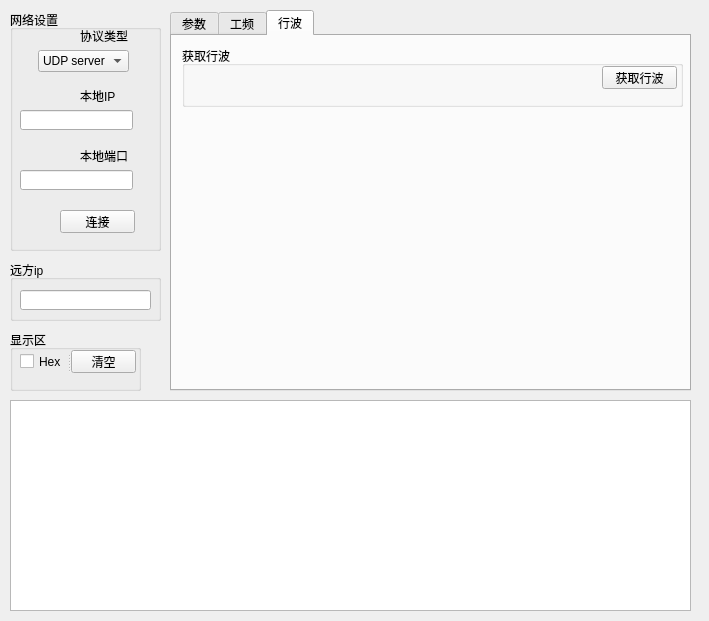
<?xml version="1.0" encoding="UTF-8"?>
<ui version="4.0">
 <class>UDP_Server</class>
 <widget class="QWidget" name="UDP_Server">
  <property name="geometry">
   <rect>
    <x>0</x>
    <y>0</y>
    <width>709</width>
    <height>621</height>
   </rect>
  </property>
  <property name="windowTitle">
   <string>Form</string>
  </property>
  <widget class="QGroupBox" name="groupBox_link">
   <property name="geometry">
    <rect>
     <x>10</x>
     <y>10</y>
     <width>151</width>
     <height>241</height>
    </rect>
   </property>
   <property name="title">
    <string>网络设置</string>
   </property>
   <widget class="QLabel" name="label">
    <property name="geometry">
     <rect>
      <x>70</x>
      <y>20</y>
      <width>54</width>
      <height>12</height>
     </rect>
    </property>
    <property name="text">
     <string>协议类型</string>
    </property>
   </widget>
   <widget class="QComboBox" name="comboBox">
    <property name="geometry">
     <rect>
      <x>28</x>
      <y>40</y>
      <width>91</width>
      <height>22</height>
     </rect>
    </property>
    <item>
     <property name="text">
      <string>UDP server</string>
     </property>
    </item>
    <item>
     <property name="text">
      <string>UDP client</string>
     </property>
    </item>
    <item>
     <property name="text">
      <string>TCP server</string>
     </property>
    </item>
    <item>
     <property name="text">
      <string>TCP client</string>
     </property>
    </item>
   </widget>
   <widget class="QLabel" name="label_2">
    <property name="geometry">
     <rect>
      <x>70</x>
      <y>80</y>
      <width>54</width>
      <height>12</height>
     </rect>
    </property>
    <property name="text">
     <string>本地IP</string>
    </property>
   </widget>
   <widget class="QLineEdit" name="lineEdit_ip">
    <property name="geometry">
     <rect>
      <x>10</x>
      <y>100</y>
      <width>113</width>
      <height>20</height>
     </rect>
    </property>
   </widget>
   <widget class="QLabel" name="label_5">
    <property name="geometry">
     <rect>
      <x>70</x>
      <y>140</y>
      <width>54</width>
      <height>12</height>
     </rect>
    </property>
    <property name="text">
     <string>本地端口</string>
    </property>
   </widget>
   <widget class="QLineEdit" name="lineEdit_port">
    <property name="geometry">
     <rect>
      <x>10</x>
      <y>160</y>
      <width>113</width>
      <height>20</height>
     </rect>
    </property>
   </widget>
   <widget class="QPushButton" name="pushButton_link">
    <property name="geometry">
     <rect>
      <x>50</x>
      <y>200</y>
      <width>75</width>
      <height>23</height>
     </rect>
    </property>
    <property name="text">
     <string>连接</string>
    </property>
   </widget>
  </widget>
  <widget class="QGroupBox" name="groupBox_rec">
   <property name="geometry">
    <rect>
     <x>10</x>
     <y>330</y>
     <width>131</width>
     <height>61</height>
    </rect>
   </property>
   <property name="title">
    <string>显示区</string>
   </property>
   <widget class="QSplitter" name="splitter">
    <property name="geometry">
     <rect>
      <x>10</x>
      <y>20</y>
      <width>116</width>
      <height>23</height>
     </rect>
    </property>
    <property name="orientation">
     <enum>Qt::Horizontal</enum>
    </property>
    <widget class="QCheckBox" name="checkBox_hex">
     <property name="text">
      <string>Hex</string>
     </property>
    </widget>
    <widget class="QPushButton" name="pushButton_clear">
     <property name="text">
      <string>清空</string>
     </property>
    </widget>
   </widget>
  </widget>
  <widget class="QTabWidget" name="tabWidget">
   <property name="geometry">
    <rect>
     <x>170</x>
     <y>10</y>
     <width>521</width>
     <height>381</height>
    </rect>
   </property>
   <property name="currentIndex">
    <number>2</number>
   </property>
   <widget class="QWidget" name="tabWidgetPage1">
    <attribute name="title">
     <string>参数</string>
    </attribute>
    <widget class="QGroupBox" name="groupBox_para1">
     <property name="geometry">
      <rect>
       <x>10</x>
       <y>100</y>
       <width>501</width>
       <height>81</height>
      </rect>
     </property>
     <property name="title">
      <string>运行参数</string>
     </property>
     <widget class="QLineEdit" name="lineEdit_reset_time">
      <property name="geometry">
       <rect>
        <x>350</x>
        <y>20</y>
        <width>61</width>
        <height>23</height>
       </rect>
      </property>
     </widget>
     <widget class="QLabel" name="label_13">
      <property name="geometry">
       <rect>
        <x>11</x>
        <y>20</y>
        <width>81</width>
        <height>16</height>
       </rect>
      </property>
      <property name="text">
       <string>心跳间隔(min)</string>
      </property>
     </widget>
     <widget class="QLabel" name="label_14">
      <property name="geometry">
       <rect>
        <x>270</x>
        <y>20</y>
        <width>81</width>
        <height>16</height>
       </rect>
      </property>
      <property name="text">
       <string>重启时间(dhm)</string>
      </property>
     </widget>
     <widget class="QPushButton" name="pushButton_para1_get">
      <property name="geometry">
       <rect>
        <x>420</x>
        <y>20</y>
        <width>75</width>
        <height>23</height>
       </rect>
      </property>
      <property name="text">
       <string>获取</string>
      </property>
     </widget>
     <widget class="QLineEdit" name="lineEdit_heart">
      <property name="geometry">
       <rect>
        <x>90</x>
        <y>20</y>
        <width>41</width>
        <height>23</height>
       </rect>
      </property>
     </widget>
     <widget class="QLineEdit" name="lineEdit_sleep">
      <property name="geometry">
       <rect>
        <x>220</x>
        <y>20</y>
        <width>41</width>
        <height>23</height>
       </rect>
      </property>
     </widget>
     <widget class="QLabel" name="label_15">
      <property name="geometry">
       <rect>
        <x>140</x>
        <y>20</y>
        <width>81</width>
        <height>16</height>
       </rect>
      </property>
      <property name="text">
       <string>休眠时长(min)</string>
      </property>
     </widget>
     <widget class="QLineEdit" name="lineEdit_verify_code">
      <property name="geometry">
       <rect>
        <x>350</x>
        <y>50</y>
        <width>61</width>
        <height>23</height>
       </rect>
      </property>
     </widget>
     <widget class="QLabel" name="label_16">
      <property name="geometry">
       <rect>
        <x>270</x>
        <y>50</y>
        <width>54</width>
        <height>16</height>
       </rect>
      </property>
      <property name="text">
       <string>密文认证</string>
      </property>
     </widget>
     <widget class="QLineEdit" name="lineEdit_online">
      <property name="geometry">
       <rect>
        <x>220</x>
        <y>50</y>
        <width>41</width>
        <height>23</height>
       </rect>
      </property>
     </widget>
     <widget class="QLabel" name="label_17">
      <property name="geometry">
       <rect>
        <x>140</x>
        <y>50</y>
        <width>81</width>
        <height>16</height>
       </rect>
      </property>
      <property name="text">
       <string>在线时长(min)</string>
      </property>
     </widget>
     <widget class="QPushButton" name="pushButton_para1_set">
      <property name="geometry">
       <rect>
        <x>420</x>
        <y>50</y>
        <width>75</width>
        <height>23</height>
       </rect>
      </property>
      <property name="text">
       <string>设置</string>
      </property>
     </widget>
     <widget class="QLabel" name="label_18">
      <property name="geometry">
       <rect>
        <x>10</x>
        <y>50</y>
        <width>81</width>
        <height>16</height>
       </rect>
      </property>
      <property name="text">
       <string>采样间隔(min)</string>
      </property>
     </widget>
     <widget class="QLineEdit" name="lineEdit_sample">
      <property name="geometry">
       <rect>
        <x>90</x>
        <y>50</y>
        <width>41</width>
        <height>23</height>
       </rect>
      </property>
     </widget>
    </widget>
    <widget class="QGroupBox" name="groupBox_para2">
     <property name="geometry">
      <rect>
       <x>10</x>
       <y>190</y>
       <width>501</width>
       <height>81</height>
      </rect>
     </property>
     <property name="title">
      <string>网络参数</string>
     </property>
     <widget class="QLabel" name="label_10">
      <property name="geometry">
       <rect>
        <x>60</x>
        <y>20</y>
        <width>21</width>
        <height>16</height>
       </rect>
      </property>
      <property name="text">
       <string>IP</string>
      </property>
     </widget>
     <widget class="QLineEdit" name="lineEdit_ip2">
      <property name="geometry">
       <rect>
        <x>90</x>
        <y>20</y>
        <width>123</width>
        <height>23</height>
       </rect>
      </property>
     </widget>
     <widget class="QLabel" name="label_11">
      <property name="geometry">
       <rect>
        <x>230</x>
        <y>20</y>
        <width>31</width>
        <height>16</height>
       </rect>
      </property>
      <property name="text">
       <string>port</string>
      </property>
     </widget>
     <widget class="QLineEdit" name="lineEdit_port2">
      <property name="geometry">
       <rect>
        <x>260</x>
        <y>20</y>
        <width>121</width>
        <height>23</height>
       </rect>
      </property>
     </widget>
     <widget class="QPushButton" name="pushButton_para2_get">
      <property name="geometry">
       <rect>
        <x>420</x>
        <y>20</y>
        <width>75</width>
        <height>23</height>
       </rect>
      </property>
      <property name="text">
       <string>获取</string>
      </property>
     </widget>
     <widget class="QLabel" name="label_12">
      <property name="geometry">
       <rect>
        <x>10</x>
        <y>50</y>
        <width>71</width>
        <height>16</height>
       </rect>
      </property>
      <property name="text">
       <string>phone number</string>
      </property>
     </widget>
     <widget class="QPushButton" name="pushButton_para2_set">
      <property name="geometry">
       <rect>
        <x>420</x>
        <y>50</y>
        <width>75</width>
        <height>23</height>
       </rect>
      </property>
      <property name="text">
       <string>设置</string>
      </property>
     </widget>
     <widget class="QLineEdit" name="lineEdit_phone_number">
      <property name="geometry">
       <rect>
        <x>90</x>
        <y>50</y>
        <width>311</width>
        <height>23</height>
       </rect>
      </property>
     </widget>
    </widget>
    <widget class="QGroupBox" name="groupBox_para3">
     <property name="geometry">
      <rect>
       <x>10</x>
       <y>280</y>
       <width>501</width>
       <height>81</height>
      </rect>
     </property>
     <property name="title">
      <string>故障参数</string>
     </property>
     <widget class="QLabel" name="label_6">
      <property name="geometry">
       <rect>
        <x>10</x>
        <y>20</y>
        <width>71</width>
        <height>16</height>
       </rect>
      </property>
      <property name="text">
       <string>工频阈值(A)</string>
      </property>
     </widget>
     <widget class="QLineEdit" name="lineEdit_freq">
      <property name="geometry">
       <rect>
        <x>91</x>
        <y>20</y>
        <width>101</width>
        <height>23</height>
       </rect>
      </property>
     </widget>
     <widget class="QLabel" name="label_7">
      <property name="geometry">
       <rect>
        <x>210</x>
        <y>20</y>
        <width>81</width>
        <height>16</height>
       </rect>
      </property>
      <property name="text">
       <string>阈值百分数(%)</string>
      </property>
     </widget>
     <widget class="QLineEdit" name="lineEdit_limit_rate">
      <property name="geometry">
       <rect>
        <x>292</x>
        <y>20</y>
        <width>101</width>
        <height>23</height>
       </rect>
      </property>
     </widget>
     <widget class="QPushButton" name="pushButton_para3_get">
      <property name="geometry">
       <rect>
        <x>420</x>
        <y>20</y>
        <width>75</width>
        <height>23</height>
       </rect>
      </property>
      <property name="text">
       <string>获取</string>
      </property>
     </widget>
     <widget class="QPushButton" name="pushButton_para3_set">
      <property name="geometry">
       <rect>
        <x>420</x>
        <y>50</y>
        <width>75</width>
        <height>23</height>
       </rect>
      </property>
      <property name="text">
       <string>设置</string>
      </property>
     </widget>
     <widget class="QLabel" name="label_8">
      <property name="geometry">
       <rect>
        <x>10</x>
        <y>50</y>
        <width>71</width>
        <height>16</height>
       </rect>
      </property>
      <property name="text">
       <string>行波阈值(A)</string>
      </property>
     </widget>
     <widget class="QLineEdit" name="lineEdit_wave">
      <property name="geometry">
       <rect>
        <x>91</x>
        <y>50</y>
        <width>101</width>
        <height>23</height>
       </rect>
      </property>
     </widget>
     <widget class="QLineEdit" name="lineEdit_reserve">
      <property name="geometry">
       <rect>
        <x>292</x>
        <y>50</y>
        <width>101</width>
        <height>23</height>
       </rect>
      </property>
     </widget>
     <widget class="QLabel" name="label_9">
      <property name="geometry">
       <rect>
        <x>250</x>
        <y>50</y>
        <width>31</width>
        <height>16</height>
       </rect>
      </property>
      <property name="text">
       <string>预留</string>
      </property>
     </widget>
    </widget>
    <widget class="QPushButton" name="pushButton_connect">
     <property name="geometry">
      <rect>
       <x>10</x>
       <y>10</y>
       <width>75</width>
       <height>23</height>
      </rect>
     </property>
     <property name="text">
      <string>开机联络</string>
     </property>
    </widget>
    <widget class="QPushButton" name="pushButton_syn">
     <property name="geometry">
      <rect>
       <x>110</x>
       <y>10</y>
       <width>75</width>
       <height>23</height>
      </rect>
     </property>
     <property name="text">
      <string>校时</string>
     </property>
    </widget>
    <widget class="QPushButton" name="pushButton_get_time">
     <property name="geometry">
      <rect>
       <x>210</x>
       <y>10</y>
       <width>75</width>
       <height>23</height>
      </rect>
     </property>
     <property name="text">
      <string>查询时间</string>
     </property>
    </widget>
    <widget class="QPushButton" name="pushButton_condition">
     <property name="geometry">
      <rect>
       <x>320</x>
       <y>10</y>
       <width>75</width>
       <height>23</height>
      </rect>
     </property>
     <property name="text">
      <string>工况</string>
     </property>
    </widget>
    <widget class="QPushButton" name="pushButton_reset">
     <property name="geometry">
      <rect>
       <x>430</x>
       <y>10</y>
       <width>75</width>
       <height>23</height>
      </rect>
     </property>
     <property name="text">
      <string>复位</string>
     </property>
    </widget>
    <widget class="QGroupBox" name="groupBox_password">
     <property name="geometry">
      <rect>
       <x>10</x>
       <y>40</y>
       <width>501</width>
       <height>51</height>
      </rect>
     </property>
     <property name="title">
      <string>更改密码</string>
     </property>
     <widget class="QLabel" name="label_3">
      <property name="geometry">
       <rect>
        <x>10</x>
        <y>20</y>
        <width>36</width>
        <height>16</height>
       </rect>
      </property>
      <property name="text">
       <string>旧密码</string>
      </property>
     </widget>
     <widget class="QLineEdit" name="lineEdit_password_old">
      <property name="geometry">
       <rect>
        <x>60</x>
        <y>20</y>
        <width>122</width>
        <height>23</height>
       </rect>
      </property>
     </widget>
     <widget class="QLineEdit" name="lineEdit_password_new">
      <property name="geometry">
       <rect>
        <x>231</x>
        <y>20</y>
        <width>122</width>
        <height>23</height>
       </rect>
      </property>
     </widget>
     <widget class="QLabel" name="label_4">
      <property name="geometry">
       <rect>
        <x>189</x>
        <y>20</y>
        <width>36</width>
        <height>16</height>
       </rect>
      </property>
      <property name="text">
       <string>新密码</string>
      </property>
     </widget>
     <widget class="QPushButton" name="pushButton_set_password">
      <property name="geometry">
       <rect>
        <x>420</x>
        <y>20</y>
        <width>75</width>
        <height>23</height>
       </rect>
      </property>
      <property name="text">
       <string>设置</string>
      </property>
     </widget>
    </widget>
   </widget>
   <widget class="QWidget" name="tabWidgetPage2">
    <attribute name="title">
     <string>工频</string>
    </attribute>
    <widget class="QGroupBox" name="groupBox_freq">
     <property name="geometry">
      <rect>
       <x>10</x>
       <y>10</y>
       <width>501</width>
       <height>61</height>
      </rect>
     </property>
     <property name="title">
      <string>获取工频</string>
     </property>
     <widget class="QPushButton" name="pushButton_freq">
      <property name="geometry">
       <rect>
        <x>420</x>
        <y>20</y>
        <width>75</width>
        <height>23</height>
       </rect>
      </property>
      <property name="text">
       <string>获取工频</string>
      </property>
     </widget>
    </widget>
   </widget>
   <widget class="QWidget" name="tabWidgetPage3">
    <attribute name="title">
     <string>行波</string>
    </attribute>
    <widget class="QGroupBox" name="groupBox_wave">
     <property name="geometry">
      <rect>
       <x>10</x>
       <y>10</y>
       <width>501</width>
       <height>61</height>
      </rect>
     </property>
     <property name="title">
      <string>获取行波</string>
     </property>
     <widget class="QPushButton" name="pushButton_wave">
      <property name="geometry">
       <rect>
        <x>420</x>
        <y>20</y>
        <width>75</width>
        <height>23</height>
       </rect>
      </property>
      <property name="text">
       <string>获取行波</string>
      </property>
     </widget>
    </widget>
   </widget>
  </widget>
  <widget class="QTextBrowser" name="textBrowser">
   <property name="geometry">
    <rect>
     <x>10</x>
     <y>400</y>
     <width>681</width>
     <height>211</height>
    </rect>
   </property>
  </widget>
  <widget class="QGroupBox" name="groupBox_remote_ip">
   <property name="geometry">
    <rect>
     <x>10</x>
     <y>260</y>
     <width>151</width>
     <height>61</height>
    </rect>
   </property>
   <property name="title">
    <string>远方ip</string>
   </property>
   <widget class="QLineEdit" name="lineEdit_remote_ip">
    <property name="geometry">
     <rect>
      <x>10</x>
      <y>30</y>
      <width>131</width>
      <height>20</height>
     </rect>
    </property>
   </widget>
  </widget>
 </widget>
 <resources/>
 <connections/>
</ui>
